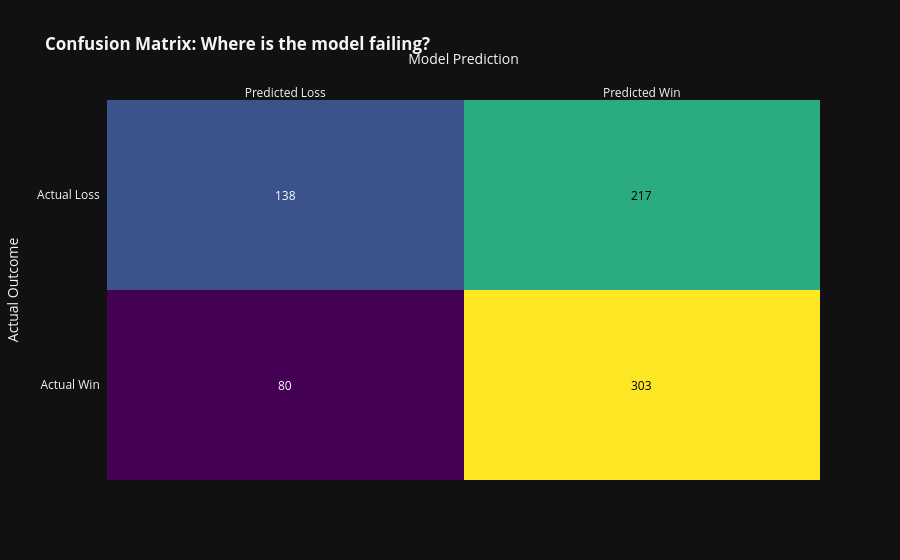

This figure's notebook cell:
### Code cell
import plotly.figure_factory as ff
from sklearn.metrics import confusion_matrix

# Ensure we use the most recent predictions from your tuned model
# If the lengths don't match, re-run your X_test/y_test split
preds = grid_search.best_estimator_.predict(X_test)

cm = confusion_matrix(y_test, preds)

# z is the matrix, x is the predicted labels, y is the actual labels
# We flip the matrix and y-axis to put 'Actual Win' at the bottom right
z = cm[::-1] 
x = ['Predicted Loss', 'Predicted Win']
y = ['Actual Loss', 'Actual Win'][::-1] 

fig = ff.create_annotated_heatmap(z, x=x, y=y, colorscale='Viridis')

fig.update_layout(
    title='<b>Confusion Matrix: Where is the model failing?</b>',
    xaxis_title='Model Prediction',
    yaxis_title='Actual Outcome',
    template='plotly_dark'
)
fig.show()

### Figure 1 — Plotly figure (JSON) as saved in the notebook; plotly's stock layout.template omitted (floating-point values rounded to 4 significant figures)
{"data": [{"colorscale": [[0, "#440154"], [0.1111, "#482878"], [0.2222, "#3e4989"], [0.3333, "#31688e"], [0.4444, "#26828e"], [0.5556, "#1f9e89"], [0.6667, "#35b779"], [0.7778, "#6ece58"], [0.8889, "#b5de2b"], [1, "#fde725"]], "reversescale": false, "showscale": false, "type": "heatmap", "x": ["Predicted Loss", "Predicted Win"], "y": ["Actual Win", "Actual Loss"], "z": [[80, 303], [138, 217]]}], "layout": {"annotations": [{"font": {"color": "#FFFFFF"}, "showarrow": false, "text": "80", "x": "Predicted Loss", "xref": "x", "y": "Actual Win", "yref": "y"}, {"font": {"color": "#000000"}, "showarrow": false, "text": "303", "x": "Predicted Win", "xref": "x", "y": "Actual Win", "yref": "y"}, {"font": {"color": "#FFFFFF"}, "showarrow": false, "text": "138", "x": "Predicted Loss", "xref": "x", "y": "Actual Loss", "yref": "y"}, {"font": {"color": "#000000"}, "showarrow": false, "text": "217", "x": "Predicted Win", "xref": "x", "y": "Actual Loss", "yref": "y"}], "title": {"text": "<b>Confusion Matrix: Where is the model failing?</b>"}, "xaxis": {"dtick": 1, "gridcolor": "rgb(0, 0, 0)", "side": "top", "ticks": "", "title": {"text": "Model Prediction"}}, "yaxis": {"dtick": 1, "ticks": "", "ticksuffix": "  ", "title": {"text": "Actual Outcome"}}}}
